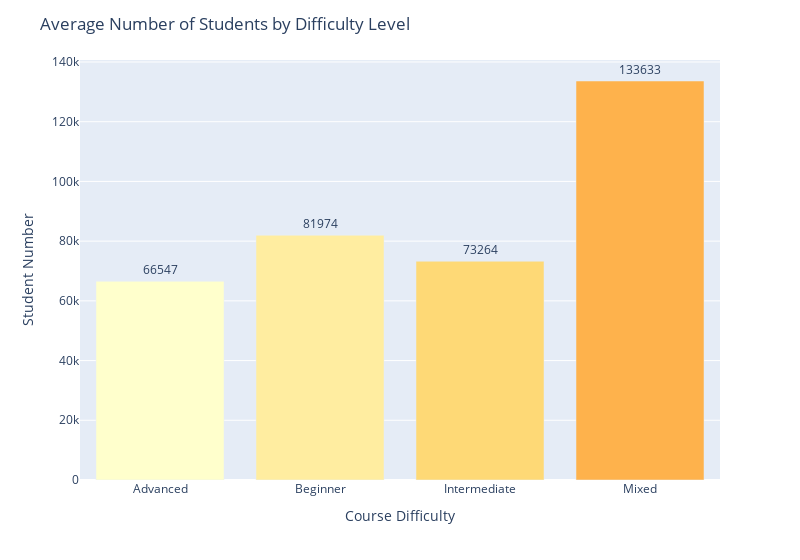

This figure's notebook cell:
### Code cell
# Calculate the average student number per difficulty level
students_by_diff = coursera_data.groupby("course_difficulty")["course_students_enrolled"].mean().reset_index()
students_by_diff["course_students_enrolled"] = students_by_diff["course_students_enrolled"].astype(int)
fig = px.bar(students_by_diff, 
             x="course_difficulty", 
             y="course_students_enrolled", 
             color="course_difficulty",
             color_discrete_sequence=px.colors.sequential.YlOrRd,
             text="course_students_enrolled")

fig.update_layout(
    title="Average Number of Students by Difficulty Level", 
    xaxis_title="Course Difficulty", 
    yaxis_title="Student Number", 
    showlegend=False,
    width=800)
fig.update_traces(textposition='outside')
fig.show()

### Figure 1 — Plotly figure (JSON) as saved in the notebook; plotly's stock layout.template omitted (floating-point values rounded to 4 significant figures)
{"data": [{"alignmentgroup": "True", "hovertemplate": "course_difficulty=%{x}<br>course_students_enrolled=%{text}<extra></extra>", "legendgroup": "Advanced", "marker": {"color": "rgb(255,255,204)", "pattern": {"shape": ""}}, "name": "Advanced", "offsetgroup": "Advanced", "orientation": "v", "showlegend": true, "text": [66547], "textposition": "outside", "type": "bar", "x": ["Advanced"], "xaxis": "x", "y": [66547], "yaxis": "y"}, {"alignmentgroup": "True", "hovertemplate": "course_difficulty=%{x}<br>course_students_enrolled=%{text}<extra></extra>", "legendgroup": "Beginner", "marker": {"color": "rgb(255,237,160)", "pattern": {"shape": ""}}, "name": "Beginner", "offsetgroup": "Beginner", "orientation": "v", "showlegend": true, "text": [81974], "textposition": "outside", "type": "bar", "x": ["Beginner"], "xaxis": "x", "y": [81974], "yaxis": "y"}, {"alignmentgroup": "True", "hovertemplate": "course_difficulty=%{x}<br>course_students_enrolled=%{text}<extra></extra>", "legendgroup": "Intermediate", "marker": {"color": "rgb(254,217,118)", "pattern": {"shape": ""}}, "name": "Intermediate", "offsetgroup": "Intermediate", "orientation": "v", "showlegend": true, "text": [73264], "textposition": "outside", "type": "bar", "x": ["Intermediate"], "xaxis": "x", "y": [73264], "yaxis": "y"}, {"alignmentgroup": "True", "hovertemplate": "course_difficulty=%{x}<br>course_students_enrolled=%{text}<extra></extra>", "legendgroup": "Mixed", "marker": {"color": "rgb(254,178,76)", "pattern": {"shape": ""}}, "name": "Mixed", "offsetgroup": "Mixed", "orientation": "v", "showlegend": true, "text": [133633], "textposition": "outside", "type": "bar", "x": ["Mixed"], "xaxis": "x", "y": [133633], "yaxis": "y"}], "layout": {"barmode": "relative", "legend": {"title": {"text": "course_difficulty"}, "tracegroupgap": 0}, "margin": {"t": 60}, "showlegend": false, "title": {"text": "Average Number of Students by Difficulty Level"}, "width": 800, "xaxis": {"anchor": "y", "categoryarray": ["Advanced", "Beginner", "Intermediate", "Mixed"], "categoryorder": "array", "domain": [0, 1], "title": {"text": "Course Difficulty"}}, "yaxis": {"anchor": "x", "domain": [0, 1], "title": {"text": "Student Number"}}}}
